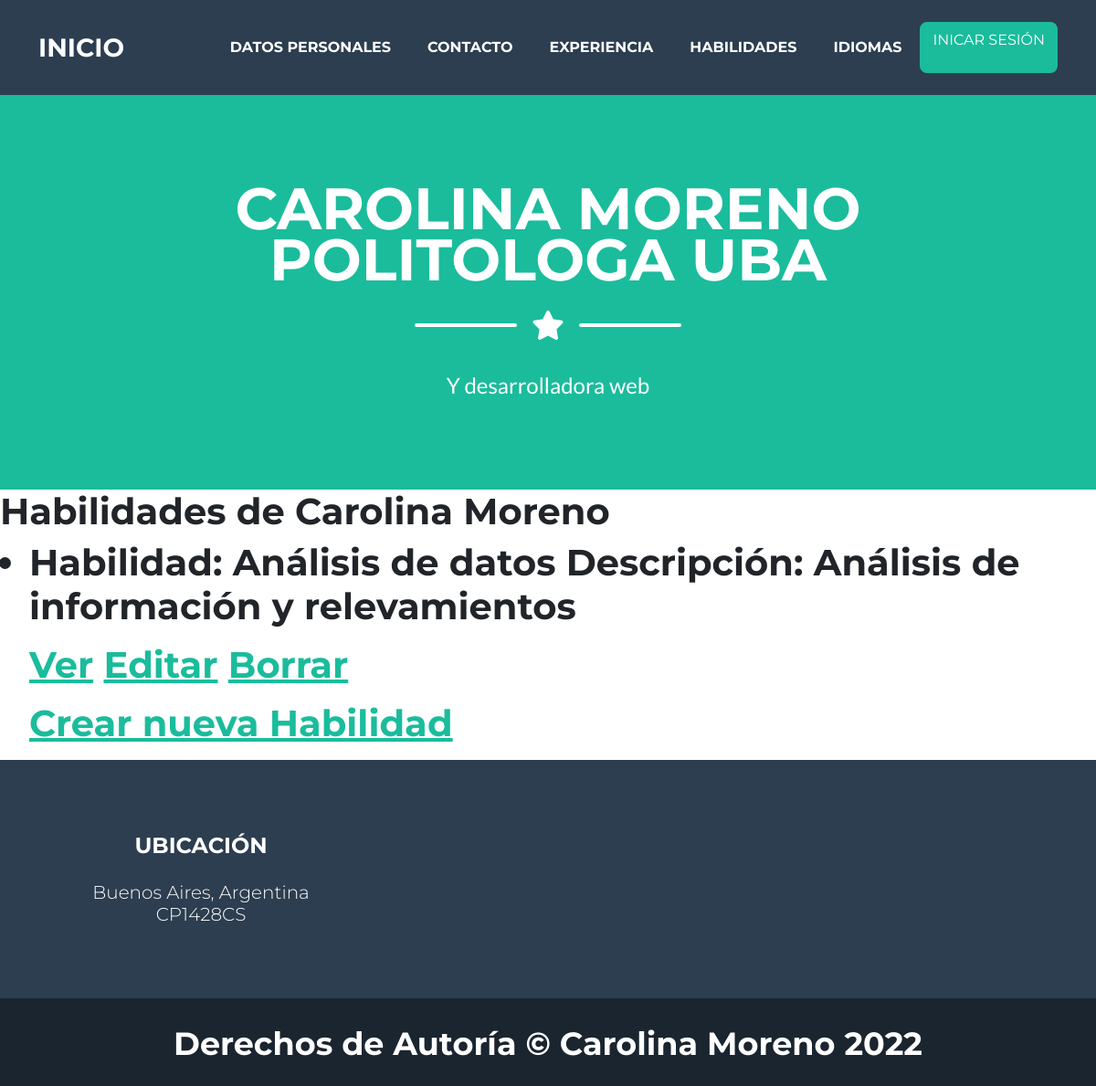
The app's page /AppCaro/habilidades/list with its own data.
### AppCaro/models.py (models this page shows, shortened)
class Habilidades(models.Model):
    nombre_habilidad=models.CharField(max_length=20)
    descripcion_habilidad=models.CharField(max_length=140)

### AppCaro/views.py (the view)
# urls.py: path('habilidades/list', views.HabilidadesList.as_view(), name = 'habilidades/list'),
class HabilidadesList(ListView):
    model = Habilidades
    template_name = "AppCaro/habilidades_list.html"

### AppCaro/templates/AppCaro/habilidades_list.html
{% extends "AppCaro/padre.html" %}
{% load static %}
{% block contenido_que_cambia %}
<h1> Habilidades de Carolina Moreno <h1>
    <ul>
        {% for habilidad in object_list %}
            <li>
                <p>
                    Habilidad: {{habilidad.nombre_habilidad}}
                    Descripción: {{habilidad.descripcion_habilidad}}
                </p>
                <p>
                    <a href = "{% url 'Detalle' habilidades.id %}"> Ver</a>
                    <a href = "{% url 'Editar' habilidades.id %}"> Editar</a>
                    <a href = "{% url 'Borrar' habilidades.id %}"> Borrar</a>
                </p>
            </li>
        {% endfor %}
        <a href = "{% url 'Nuevo' %}"> Crear nueva Habilidad</a>
     </ul>
{% endblock %}

### records on screen
Habilidades: nombre_habilidad "Análisis de datos", descripcion_habilidad "Análisis de información y relevamientos"
